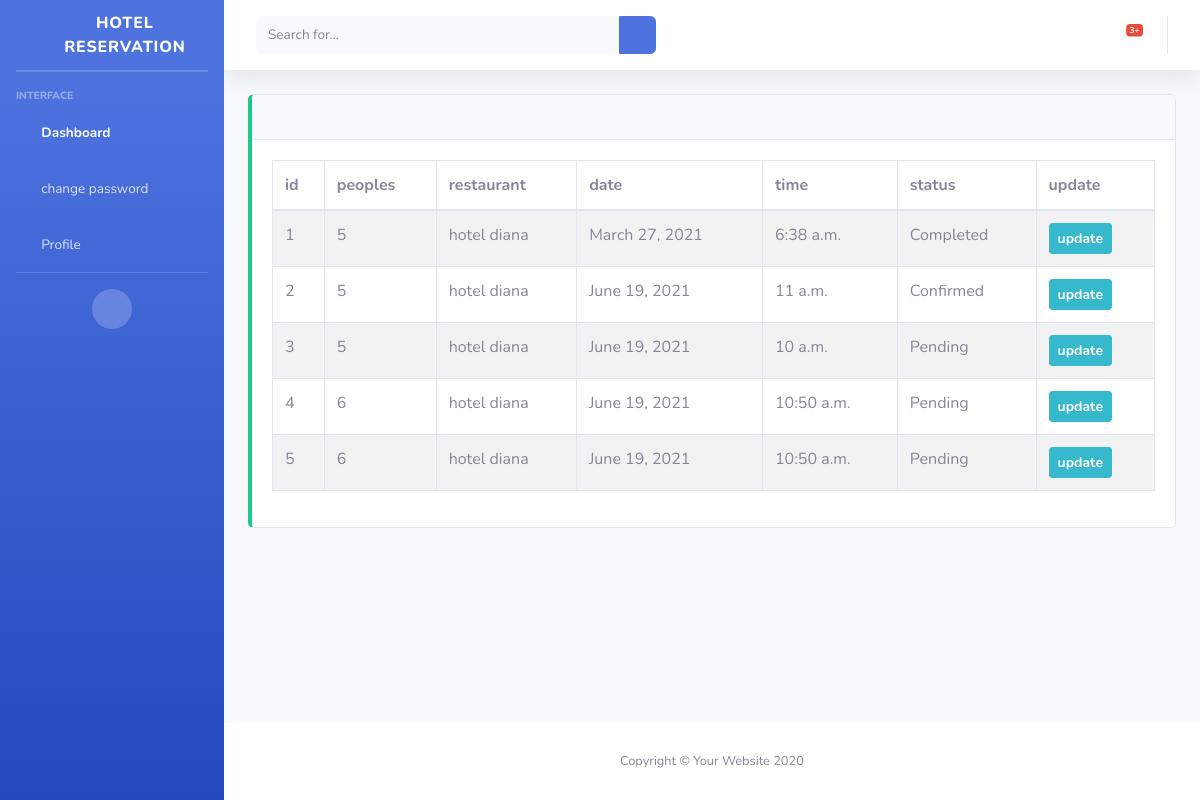
Screenshot of /orders/ with the database file from the repository.
### customer/models.py (models this page shows, shortened)
class Booking(models.Model):
    ORDER_STATUS = (('Pending', 'Pending'), ('Confirmed', 'Confirmed'),
                    ('Completed', 'Completed'), ('Cancelled', 'Cancelled'))
    id = models.UUIDField(primary_key=True, default=uuid.uuid4, editable=False)
    restaurant = models.ForeignKey(Restaurant, on_delete=models.DO_NOTHING)
    user = models.ForeignKey(User, on_delete=models.DO_NOTHING)
    order_status = models.CharField(
        max_length=10, choices=ORDER_STATUS, default='Pending')
    guest = models.IntegerField(validators=[MinValueValidator(1), ])
    date = models.DateField()
    time = models.TimeField()
    paymentmethod = models.CharField(max_length=100, null=True, blank=True)
    created_at = models.DateTimeField(auto_now=True, blank=True, null=True)
    def update_url(self):
        return reverse('order-update', kwargs={'pk': self.pk})

### restaurant/models.py (models this page shows, shortened)
class Restaurant(models.Model):
    name = models.CharField(max_length=100, verbose_name="Restaurant name")
    description = models.TextField()
    address = models.TextField()
    phone = models.CharField(max_length=12)
    categorys = models.ManyToManyField(RestCategory)
    location = models.ForeignKey(
        Location, on_delete=models.SET_NULL, blank=True, null=True)
    status = models.BooleanField(default=False)
    opentime = models.TimeField()
    closstime = models.TimeField()
    seatingCapacity = models.IntegerField()
    user = models.OneToOneField(
        User, on_delete=models.CASCADE, blank=True, null=True)
    slug = models.SlugField(unique=True, blank=True, null=True)
    logo = models.ImageField(upload_to='rest/', blank=True, null=True)

### customer/views.py (the view)
# urls.py: path('orders/', views.OrderList.as_view(), name="orders"),
class OrderList(View):
    def get(self, request):
        if not request.user.is_superuser and request.user.is_staff:
            data = Booking.objects.filter(restaurant__user=request.user)
            context = {
                "data": data
            }
            return render(request, "booking/list.html", context)
        else:
            data = Booking.objects.all()
            context = {
                "data": data
            }
            return render(request, "booking/list.html", context)

### customer/templates/booking/list.html (shortened to what this page needs)
{% extends 'base.html' %} {% comment %}##########{% endcomment %}
{% block content %}
<div class="table-responsive">
  <table class="table table-bordered table-striped table-hover" id="dataTable">
    <thead>
      <tr>
        <th>id</th>
        <th>peoples</th>
        <th>restaurant</th>
        <th>date</th>
        <th>time</th>
        <th>status</th>
        <th>update</th>
      </tr>
    </thead>
    <tbody>
      {% for i in data %}
      <tr>
        <td>{{forloop.counter}}</td>
        <td>{{i.guest}}</td>
        <td>{{i.restaurant.name}}</td>
        <td>{{i.date}}</td>
        <td>{{i.time}}</td>
        <td>{{i.order_status}}</td>
        <td>
          <a
            href="{{i.update_url}}"
            class="btn btn-sm btn-info font-weight-bold"
            >update</a
          >
        </td>
      </tr>
      {% endfor %}
    </tbody>
  </table>
</div>
{% endblock content %}

### customer/templates/base.html (shortened to what this page needs)
{% load static %}
<!DOCTYPE html>
<html lang="en">
  <head>
    <link
      href="{% static 'vendor/fontawesome-free/css/all.min.css' %}"
      rel="stylesheet"
      type="text/css"
    />
    <link href="{% static 'css/sb-admin-2.min.css' %}" rel="stylesheet" />
    <link href="{% static 'vendor/datatables/dataTables.bootstrap4.min.css' %}" rel="stylesheet" />
  </head>
  <body id="page-top">
    <div id="wrapper">
      <ul
        class="navbar-nav bg-gradient-primary sidebar sidebar-dark accordion"
        id="accordionSidebar"
      >
        <a class="sidebar-brand d-flex align-items-center justify-content-center" href="index.html">
          <div class="sidebar-brand-icon rotate-n-15">
            <i class="fas fa-concierge-bell"></i>
          </div>
          <div class="sidebar-brand-text mx-3">Hotel Reservation</div>
        </a>
        <hr class="sidebar-divider my-0" />
        <hr class="sidebar-divider" />
        <div class="sidebar-heading">Interface</div>
        <li class="nav-item active">
          <a class="nav-link" href="#">
            <i class="fas fa-fw fa-chart-bar"></i>
            <span>Dashboard</span></a
          >
        </li>
        <li class="nav-item">
          <a class="nav-link" href="{% url 'pass-change' %}">
            <i class="fas fa-fw fa-user-lock"></i>
            <span>change password</span></a
          >
        </li>
        <li class="nav-item">
          <a class="nav-link" href="{% url 'user-profile' %}">
            <i class="fas fa-fw fa fa-user"></i>
            <span>Profile</span></a
          >
        </li>
        <hr class="sidebar-divider d-none d-md-block" />
        <div class="text-center d-none d-md-inline">
          <button class="rounded-circle border-0" id="sidebarToggle"></button>
        </div>
      </ul>
      <div id="content-wrapper" class="d-flex flex-column">
        <div id="content">
          <nav class="navbar navbar-expand navbar-light bg-white topbar mb-4 static-top shadow">
            <form
              class="
                d-none d-sm-inline-block
                form-inline
                mr-auto
                ml-md-3
                my-2 my-md-0
                mw-100
                navbar-search
              "
            >
              <div class="input-group">
                <input
                  type="text"
                  class="form-control bg-light border-0 small"
                  placeholder="Search for..."
                  aria-label="Search"
                  aria-describedby="basic-addon2"
                />
                <div class="input-group-append">
                  <button class="btn btn-primary" type="button">
                    <i class="fas fa-search fa-sm"></i>
                  </button>
                </div>
              </div>
            </form>
            <ul class="navbar-nav ml-auto">
              <li class="nav-item dropdown no-arrow mx-1">
                <a
                  class="nav-link dropdown-toggle"
                  href="#"
                  id="alertsDropdown"
                  role="button"
                  data-toggle="dropdown"
                  aria-haspopup="true"
                  aria-expanded="false"
                >
                  <i class="fas fa-bell fa-fw"></i>
                  <span class="badge badge-danger badge-counter">3+</span>
                </a>
              </li>
            </ul>
          </nav>
          <div class="container">
            <div class="row">
              <div class="col-md-12">
                <div class="card border-left-success">
                  <div class="card-header" style="height: 45px">
                  </div>
                  <div class="card-body">{% block content %} {% endblock content %}</div>
                </div>
              </div>
            </div>
          </div>
        </div>
        <footer class="sticky-footer bg-white">
          <div class="container my-auto">
            <div class="copyright text-center my-auto">
              <span>Copyright &copy; Your Website 2020</span>
            </div>
          </div>
        </footer>
      </div>
    </div>
  </body>
</html>

### rows the page displays
Booking: guest "5", restaurant.name "hotel diana", date "March 27, 2021", time "6:38 a.m.", order_status "Completed"
Booking: guest "5", restaurant.name "hotel diana", date "June 19, 2021", time "11 a.m.", order_status "Confirmed"
Booking: guest "5", restaurant.name "hotel diana", date "June 19, 2021", time "10 a.m.", order_status "Pending"
Booking: guest "6", restaurant.name "hotel diana", date "June 19, 2021", time "10:50 a.m.", order_status "Pending"
Booking: guest "6", restaurant.name "hotel diana", date "June 19, 2021", time "10:50 a.m.", order_status "Pending"
